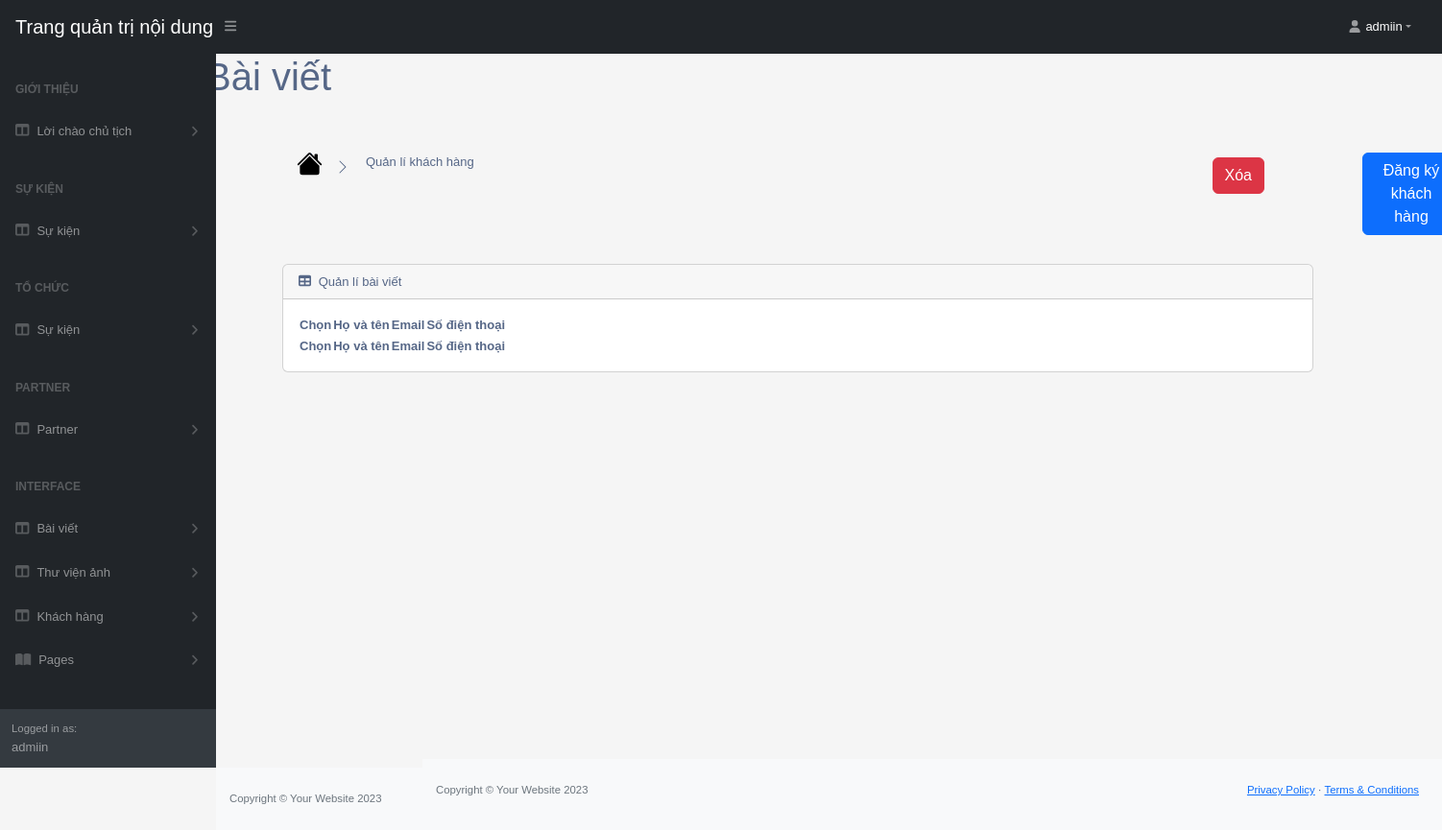
/customer/list/ (signed in), run on an earlier commit of the app's database.
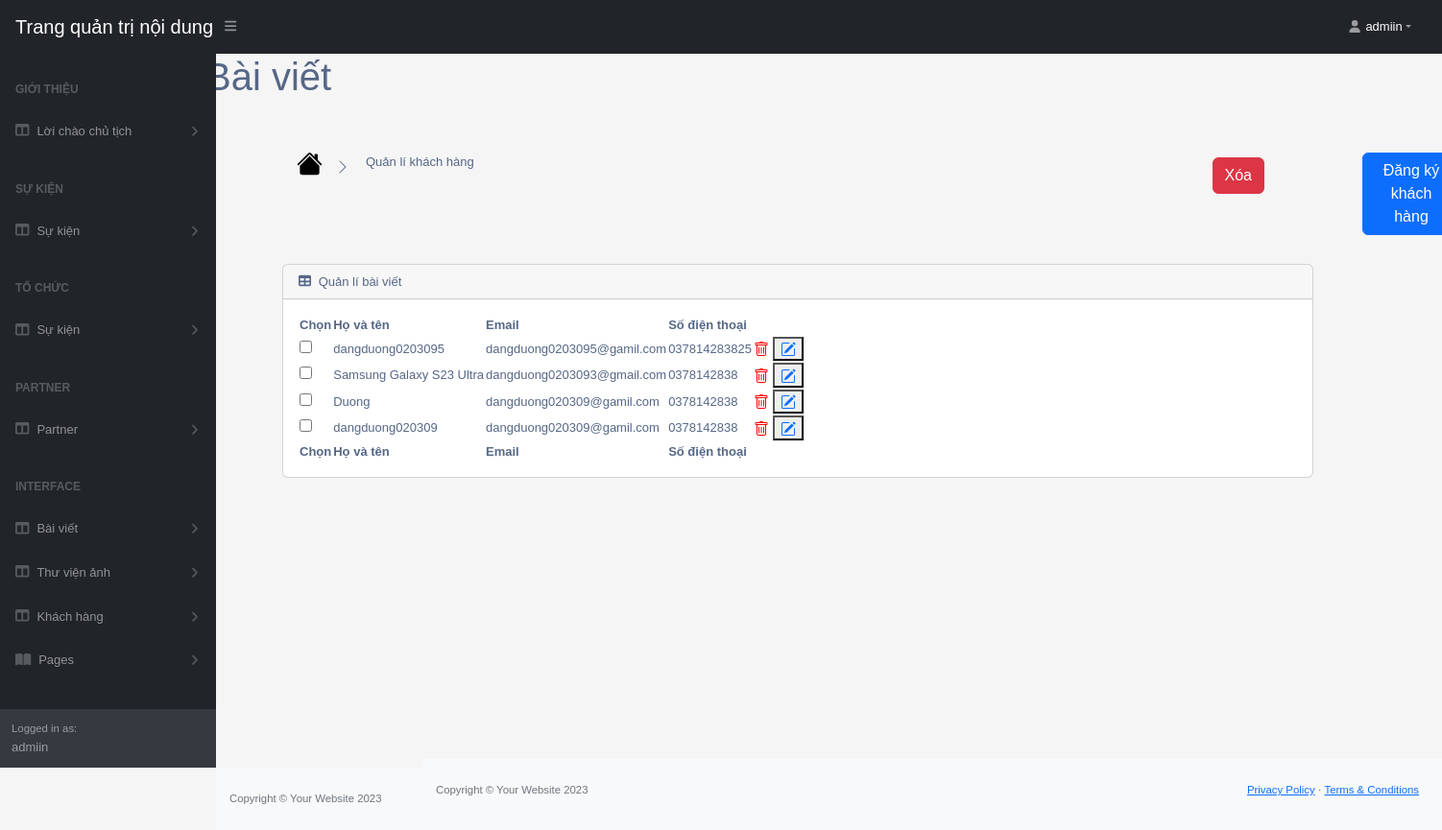
And on a later commit of the database.
### app/models.py (models this page shows, shortened)
class Customer(models.Model):
    name = models.CharField(max_length=200, null=False)
    email = models.EmailField(max_length=200, null=False)
    phone = models.CharField(max_length=200, null=False)

### app/views_customer.py (the view, shortened to what this page needs)
def customer_tables(request):
    if request.user.is_authenticated:
        customers = Customer.objects.all()
        return render(request, 'app/tables_customer.html', {'customers': customers})
    return render(request, 'app/tables_customer.html', {'customers': None})

### app/templates/app/tables_customer.html (shortened to what the changed rows need)
{% extends 'app/base.html' %}
{% load static %}
    {% block tables_customer %}
    <div class="container-fluid px-0 mt-0">
        <div id="layoutSidenav">
            <div id="layoutSidenav_content">
                <main style="transform: translate(-130px, -50px);">
                    <div class="container-fluid px-1">
                    <div class="container-fluid" id="myDiv">
                        <h1 class="mt-4" style="transform: translate(-80px, -30px);">Bài viết</h1>
                        <div class="card mb-4">
                            <div class="card-body">
                                <form method="post" action="{% url 'list_customer' %}">
                                <table id="datatablesSimple">
                                    <thead>
                                        <tr>
                                            <th>Chọn</th>
                                            <th>Họ và tên</th>
                                            <th>Email</th>
                                            <th>Số điện thoại</th>
                                            <th></th>
                                        </tr>
                                    </thead>
                                    <tfoot>
                                        <tr>
                                            <th>Chọn</th>
                                            <th>Họ và tên</th>
                                            <th>Email</th>
                                            <th>Số điện thoại</th>
                                            <th></th>
                                        </tr>
                                    </tfoot>
                                    <tbody>
                                        {% for customer in customers %}
                                        <tr>
                                          <td>
                                              <input name="delete_id" type="checkbox" value="{{ customer.id }}">
                                          </td>
                                          <td>{{ customer.name }}</td>
                                          <td>{{ customer.email }}</td>
                                          <td>{{ customer.phone }}</td>
                                          <td>
                                        <button type="submit" name="delete_id" value="{{ customer.id }}" class="delete-button">
                                        </button>
                                        <button type="submit" name="edit_id" value="{{ customer.id }}" class="edit-button">
                                            <a type="submit" href="{% url 'edit_customer' %}" class="edit" data-toggle="modal">
                                            </a>
                                        </button>
                                          </td>
                                        </tr>
                                        {% endfor %}
                                      </tbody>
                                </table>
                                </form>
                            </div>
                        </div>
                    </div>
                    </div>
                </main>
            </div>
        </div>
        </div>
    {% endblock tables_customer %}

What changed in the data, as far as the page shows it:
added Customer: name "dangduong0203095", email "dangduong0203095@gamil.com", phone "037814283825", {{ customer.id }} 4 (drawn)
added Customer: name "Samsung Galaxy S23 Ultra", email "dangduong0203093@gmail.com", phone "0378142838", {{ customer.id }} 5 (drawn)
added Customer: name "Duong", email "dangduong020309@gamil.com", phone "0378142838", {{ customer.id }} 6 (drawn)
added Customer: name "dangduong020309", email "dangduong020309@gamil.com", phone "0378142838", {{ customer.id }} 7 (drawn)
